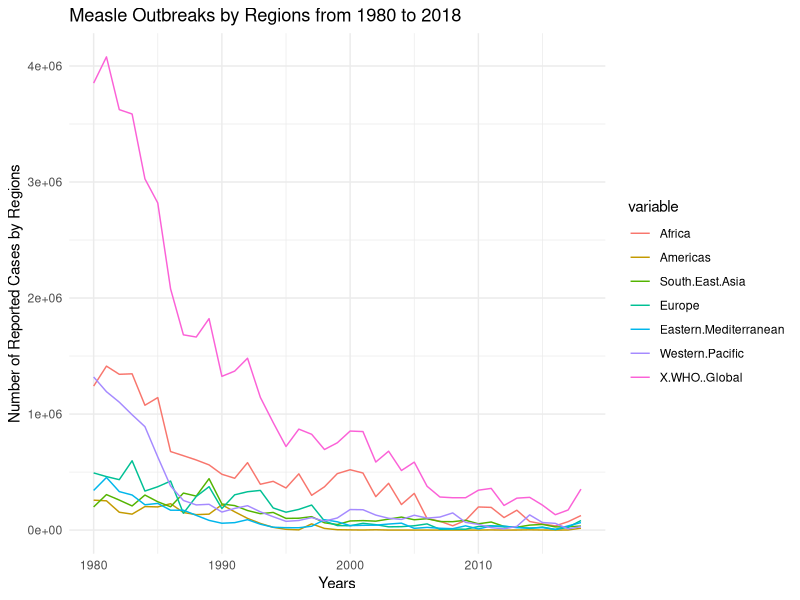

R code for this plot:
setwd("~/Desktop/R Scripts/Preventable-Diseases")
measles <- read.csv("WHS3_62.csv", header = TRUE)
library(reshape2)
measles_long <- melt(measles, id.vars = 'WHO.region')
measles1 <- measles_long[-c(1:39),]
library(ggplot2)
summary(measles1)
measles1$value<-as.numeric(measles1$value)
ggplot(data = measles1, mapping = aes(x = WHO.region, y = value, color = variable)) +
  geom_line() + theme_minimal() +
  labs(title ="Measle Outbreaks by Regions from 1980 to 2018", x = "Years", y = "Number of Reported Cases by Regions")